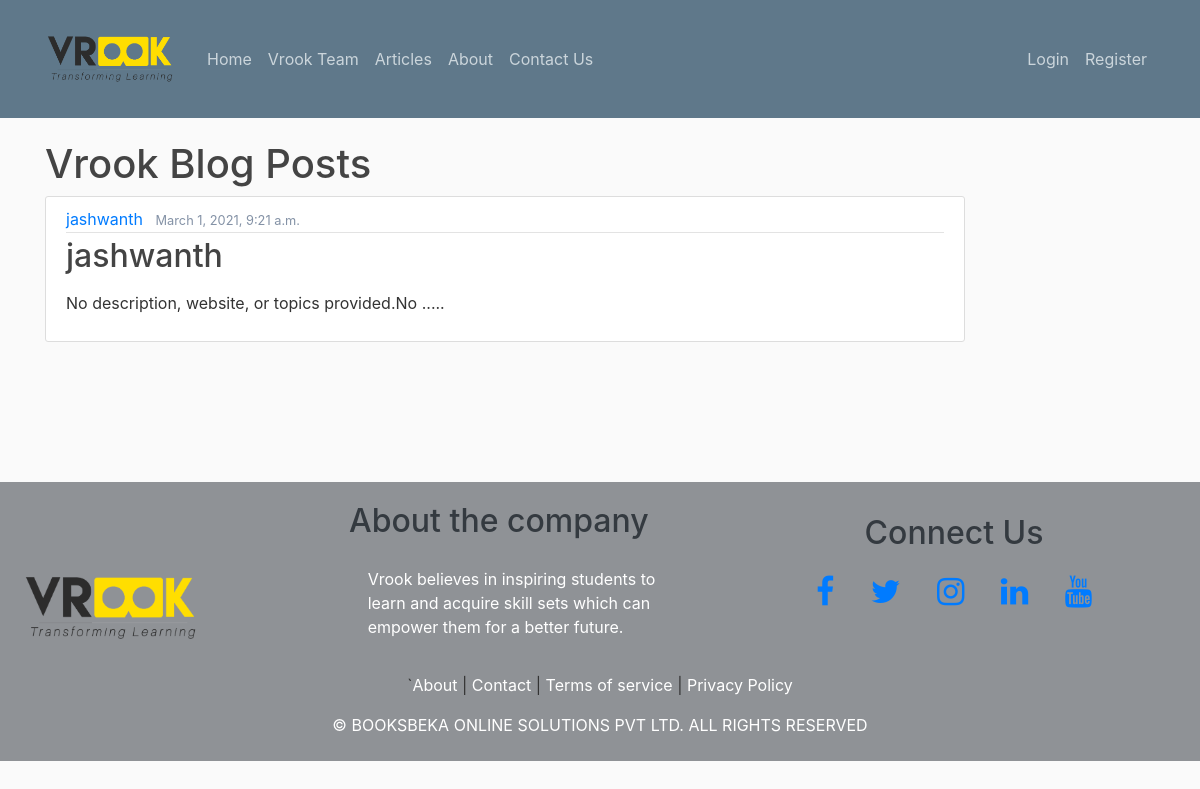
The app's page /articles/, older data.
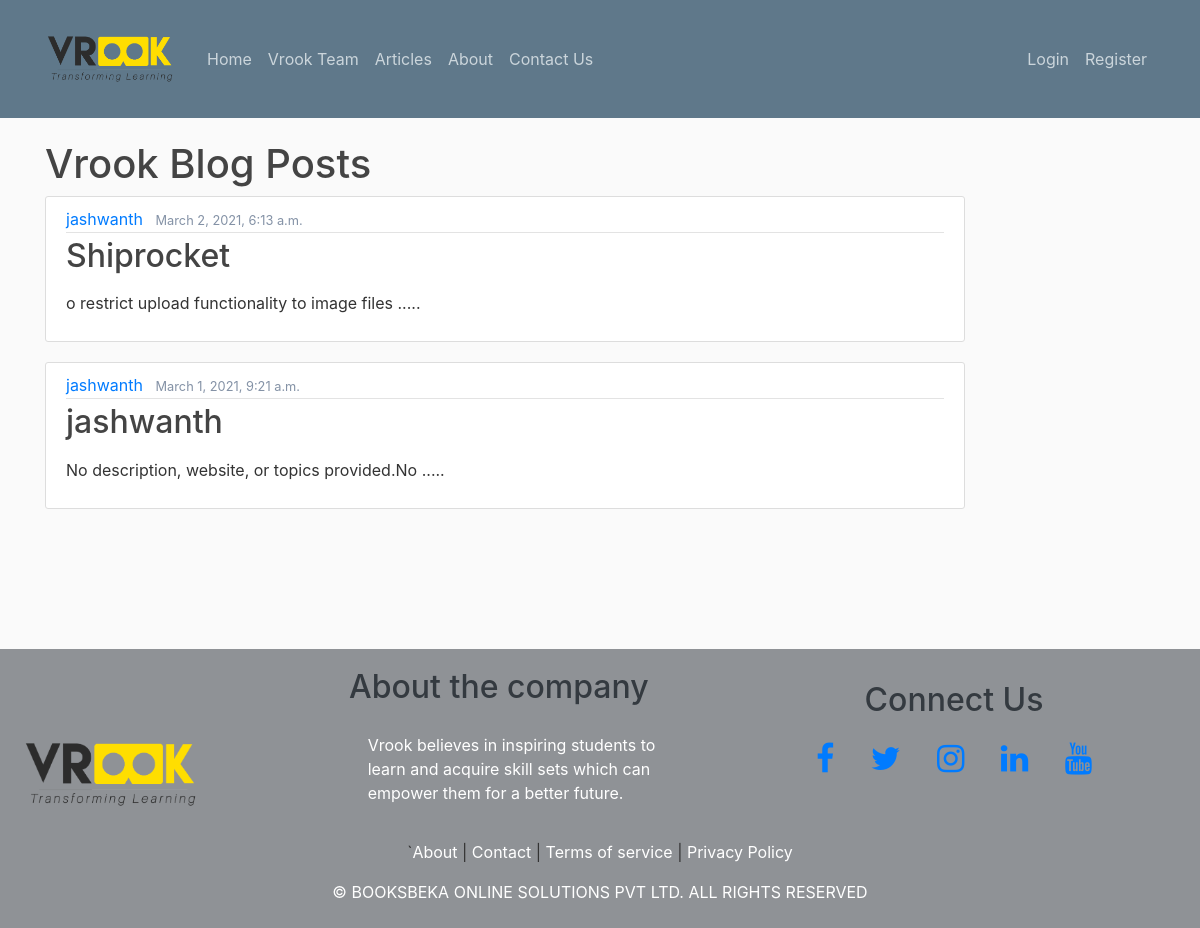
The same page, newer data.
### articles/models.py (models this page shows, shortened)
class Articles(models.Model):
    title=models.CharField(max_length=250)
    slug=models.SlugField()
    body=RichTextField(blank=True,null=True)
    date=models.DateTimeField(auto_now_add=True)
    thumbnail=models.ImageField(default='default.png',blank=True)
    author=models.ForeignKey(User,default=None,on_delete=models.DO_NOTHING,)
    def snippet(self):
        return self.body[:50]+ ' .....'

### articles/views.py (the view)
# urls.py: path('',views.articles,name="list"),
def articles(request):
    articles = Articles.objects.all().order_by('-date')
    return render(request, 'articles/articles.html', {'articles': articles})

### articles/templates/articles/articles.html
{% extends 'base_layout.html' %}
{% block content %}
    <h1>Vrook Blog Posts</h1>
    <div class="articles">
        {% for article in articles %}
            <article class="media content-section">
              <div class="media-body">
                <div class="article-metadata">
                  <a class="mr-2" href="#">{{ article.author }}</a>
                  <small class="text-muted">{{ article.date }}</small>
                </div>
                <h2><a class="article-title" href="{% url 'articles:details' slug=article.slug %}">{{ article.title  }}</a></h2>
                <p class="article-content">{{ article.snippet|safe }}</p>
              </div>
            </article>
        {% endfor %}
    </div>
{% endblock%}

### templates/base_layout.html (shortened to what this page needs)
{% load static %}
<html>
    <head>
        <link rel="stylesheet" href="https://maxcdn.bootstrapcdn.com/bootstrap/4.0.0/css/bootstrap.min.css">
        <link rel="stylesheet" href="https://cdnjs.cloudflare.com/ajax/libs/font-awesome/4.7.0/css/font-awesome.min.css">
        {% load static %}
        <link rel="stylesheet" type="text/css" href="{% static 'styles.css' %}">
    </head>
    <body>
        <header class="site-header">
          <nav class="navbar navbar-expand-md navbar-dark bg-steel fixed-top">
            <div class="container">
              <a class="navbar-brand mr-4" href="{% url 'home' %}"><img src="{% static 'logo.png' %}"></a>
              <div class="collapse navbar-collapse" id="navbarToggle">
                <div class="navbar-nav mr-auto">
                   <a class="nav-item nav-link" href="{% url 'home' %}">Home</a>
                   <a class="nav-item nav-link" href="{% url 'team' %}">Vrook Team</a>
                   <a class="nav-item nav-link" href="{% url 'articles:list' %}">Articles</a>
                  <a class="nav-item nav-link" href="{% url 'about' %}">About</a>
                  <a class="nav-item nav-link" href="{% url 'contact' %}">Contact Us</a>
                </div>
                <div class="navbar-nav">
                    {% if user.is_authenticated %}
                      <a class="nav-item nav-link" >
                          <form class="logout link" action="{% url 'accounts:logout' %}" method="post">
                                {% csrf_token %}
                            <input type="submit" value="Log Out">
                            </form>
                      </a>
                      <a class="nav-item nav-link" href="{% url 'articles:create' %}">Add Article</a>
                    {% else %}
                      <a class="nav-item nav-link" href="{% url 'accounts:login' %}">Login</a>
                      <a class="nav-item nav-link" href="{% url 'accounts:signup' %}">Register</a>
                    {% endif %}
                </div>
              </div>
            </div>
          </nav>
        </header>
        <main role="main" class="container" id="body">
          <div class="row">
            <div class="col-md-10">
              {% block content %}{% endblock %}
            </div>
          </div>
        </main>
        <footer class="p-2 mb-0  " id="footer-bg">
            <div class=".container">
              <div class="row">
                <div class="col-sm-6 col-md-3" >
                    <a  href="{% url 'home' %}"><img src="{% static 'vrook_logo.png' %}"></a>
                </div>
                <div class="col-sm-6 col-md-4 text-center text-md-left" >
                  <h2><span class="d-flex justify-content-center  text-dark" id="about">About the company</span></h2>
                  <p class="text-white " id="about-content">Vrook believes in inspiring students to learn and acquire skill sets which can empower them for a better future.</p>
                </div>
                <div class="col-sm-12 col-md-5 ">
                  <h2><span class="d-flex justify-content-center  text-dark" id="connect-us">Connect Us</span></h2>
                  <div class="d-flex justify-content-center" id="icons">
                    <p>
                        <a  href=https://www.facebook.com/vrook.co target="_blank"> <i class="fa fa-facebook fa-2x mx-3"></i></a>
                        <a  href=https://twitter.com/vrook_co target="_blank"> <i class="fa fa-twitter fa-2x mx-3"></i></a>
                        <a  href=https://www.instagram.com/vrook.co/ target="_blank"> <i class="fa fa-instagram fa-2x mx-3"></i></a>
                        <a  href=https://www.linkedin.com/company/booksbeka-online-solutions-private-limited target="_blank"> <i class="fa fa-linkedin fa-2x mx-3"></i></a>
                        <a  href=https://www.youtube.com/channel/UCv-OBAd6y1GeNK1Qx1aaJjg target="_blank"> <i class="fa fa-youtube fa-2x mx-3"></i></a>
                    </p>
                  </div>
                </div>
              </div>
              <div class="d-flex justify-content-center " id="navlinks" >
                <div>
                  <p>
                    `<a class="text-white"  href="/about">About</a>
                      |
                      <a class="text-white"  href="/contact">Contact</a>
                      |
                      <a class="text-white" href="/tos">Terms of service</a>
                      |
                      <a class="text-white" href="/privacy">Privacy Policy</a>
                    </p>
                </div>
              </div>
              <div class="col d-flex justify-content-center text-white ">
                <p> © <a class="text-white"  href="https://vrook.co/"  target="_blank" > BOOKSBEKA </a>ONLINE SOLUTIONS PVT LTD. ALL RIGHTS RESERVED</p>
              </div>
            </div>
        </footer>
    </body>
</html>

### static/styles.css (style rules this page uses)
body { background: #fafafa; color: #333333; margin-top: 5rem; }
h1, h2, h3, h4, h5, h6 { color: #444444; }
.bg-steel { background-color: #5f788a; }
.site-header .navbar-nav .nav-link { color: #cbd5db; }
.content-section { background: #ffffff; padding: 10px 20px; border: 1px solid #dddddd; border-radius: 3px; margin-bottom: 20px; }
.article-title { color: #444444; }
.article-content { white-space: pre-line; }
.article-metadata { padding-bottom: 1px; margin-bottom: 4px; border-bottom: 1px solid #e3e3e3 }
@media (min-width: 992px) { header img { width: 130px; } }
@media (min-width: 992px) { #body { padding-top: 5%; width:100%; overflow: hidden; padding-bottom:10%; } }
#footer-bg { background-color: #8f9296; height:auto; margin-bottom: 0px !important; width:100%; position: absolute; overflow: hidden; }
@media (min-width: 992px) { footer img { width: 70%; display: block; padding-top: 20%; padding-left: 5%; } }
@media (min-width: 992px) { #about-content { padding-left: 15%; padding-bottom: 5%; padding-top: 5%; padding-right: 5%; } }
@media (min-width: 992px) { #about { padding-top: 3%; } }
@media (min-width: 992px) { #connect-us { margin: 5%; } }
.text-muted { color: #8492a6 !important; }

Row changes from the older to the newer data that the page shows:
added Articles: author "jashwanth", date "March 2, 2021, 6:13 a.m.", title "Shiprocket", snippet "o restrict upload functionality to image files ....."
